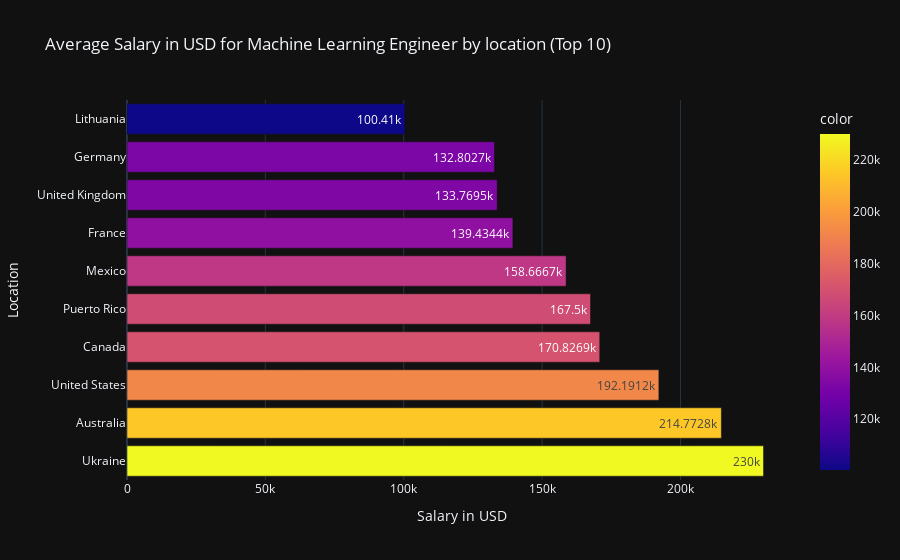

The notebook cell this image was saved under:
### Code cell
fig = go.Figure(iplot(px.bar(df_ml_salary_country.sort_values(ascending=False)[:10],
             orientation='h',
             labels={'value':'Salary in USD','company_location':'Location'},
             title='Average Salary in USD for Machine Learning Engineer by location (Top 10)',
             template='plotly_dark',
             color=df_ml_salary_country.sort_values(ascending=False)[:10],
             text_auto=True
)))

### Figure 1 — Plotly figure (JSON) as saved in the notebook; plotly's stock layout.template omitted (floating-point values rounded to 4 significant figures)
{"data": [{"alignmentgroup": "True", "hovertemplate": "Salary in USD=%{x}<br>Location=%{y}<br>color=%{marker.color}<extra></extra>", "legendgroup": "", "marker": {"color": [230000, 214800.0, 192200.0, 170800.0, 167500, 158700.0, 139400.0, 133800.0, 132800.0, 100410], "coloraxis": "coloraxis", "pattern": {"shape": ""}}, "name": "", "offsetgroup": "", "orientation": "h", "showlegend": false, "textposition": "auto", "texttemplate": "%{x}", "type": "bar", "x": [230000, 214800.0, 192200.0, 170800.0, 167500, 158700.0, 139400.0, 133800.0, 132800.0, 100410], "xaxis": "x", "y": ["Ukraine", "Australia", "United States", "Canada", "Puerto Rico", "Mexico", "France", "United Kingdom", "Germany", "Lithuania"], "yaxis": "y"}], "layout": {"barmode": "relative", "coloraxis": {"colorbar": {"title": {"text": "color"}}, "colorscale": [[0, "#0d0887"], [0.1111, "#46039f"], [0.2222, "#7201a8"], [0.3333, "#9c179e"], [0.4444, "#bd3786"], [0.5556, "#d8576b"], [0.6667, "#ed7953"], [0.7778, "#fb9f3a"], [0.8889, "#fdca26"], [1, "#f0f921"]]}, "legend": {"tracegroupgap": 0}, "title": {"text": "Average Salary in USD for Machine Learning Engineer by location (Top 10)"}, "xaxis": {"anchor": "y", "domain": [0, 1], "title": {"text": "Salary in USD"}}, "yaxis": {"anchor": "x", "domain": [0, 1], "title": {"text": "Location"}}}}
